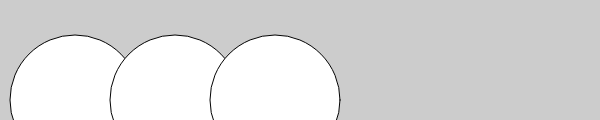
Frame 1 (no input)
Frame 60 (no input): identical to frame 1, image omitted
Frame 120 (the mouse pressed at the canvas centre since frame 60): identical to frame 1, image omitted

The p5.js sketch that drew this single still picture (run headless with seeded random() and noise() and a simulated clock; from frame 60 on, the mouse is pressed at the canvas centre):

// p5.js sketch
// ── sketch.js
var y = 100;
var d = 130;
  
function setup() {
  createCanvas(600, 120);
}

function draw() {
  background(204);
  ellipse(75, y, d, d);   // Left
  ellipse(175, y, d, d);  // Middle
  ellipse(275, y, d, d);  // Right
}
